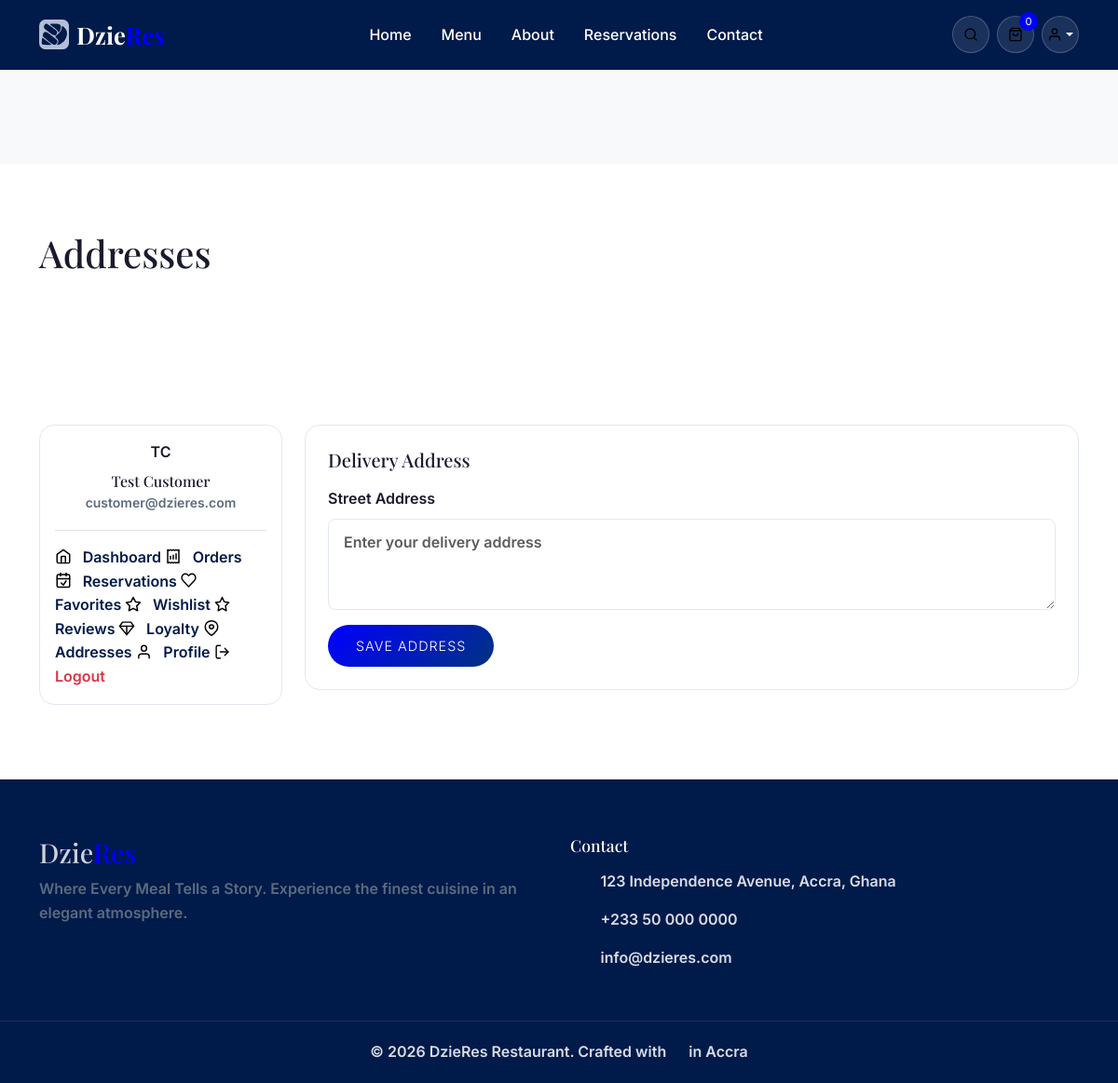
/account/addresses (signed in), run on the app's committed database.
### tables this page shows
CREATE TABLE users (
    id INTEGER PRIMARY KEY AUTOINCREMENT,
    role_id INTEGER NOT NULL DEFAULT 3,
    firstname VARCHAR(50) NOT NULL,
    lastname VARCHAR(50) NOT NULL,
    email VARCHAR(100) NOT NULL UNIQUE,
    phone VARCHAR(20),
    password VARCHAR(255) NOT NULL,
    avatar VARCHAR(255),
    address TEXT,
    city VARCHAR(100),
    state VARCHAR(100),
    zip VARCHAR(20),
    country VARCHAR(100) DEFAULT 'Ghana',
    email_verified_at DATETIME,
    verification_token VARCHAR(100),
    remember_token VARCHAR(100),
    reset_token VARCHAR(100),
    reset_token_expires DATETIME,
    status TEXT DEFAULT 'active',
    last_login DATETIME,
    ip_address VARCHAR(45),
    created_at DATETIME DEFAULT CURRENT_TIMESTAMP,
    updated_at DATETIME DEFAULT CURRENT_TIMESTAMP,
    FOREIGN KEY (role_id) REFERENCES roles(id)
);

### Controllers/BaseController.php (called while the page is built, shortened)
<?php
abstract class BaseController
{
    protected function view(string $view, array $data = []): void
    {
        \view($view, $data);
    }
    protected function renderWithLayout(string $view, array $data = [], string $layout = 'main'): void
    {
        $data['contentView'] = $view;
        $this->view("layouts/{$layout}", $data);
    }
}

### Controllers/AccountController.php (called while the page is built, shortened)
<?php
class AccountController extends BaseController
{
    public function addresses(): void
    {
        $this->renderWithLayout('account/addresses', [
            'user' => \auth(),
            'metaTitle' => 'Addresses - DzieRes',
        ]);
    }
}

### index.php (called while the page is built, shortened)
<?php
spl_autoload_register(function ($class) {
    $map = [
        'Config\\'      => 'config/',
        'Controllers\\' => 'Controllers/',
        'Models\\'      => 'Models/',
        'Middleware\\'  => 'middleware/',
        'Api\\'         => 'api/',
    ];
    $baseDir = __DIR__ . '/';
    foreach ($map as $prefix => $dir) {
        $len = strlen($prefix);
        if (strncmp($prefix, $class, $len) === 0) {
            $relativeClass = substr($class, $len);
            $file = $baseDir . $dir . str_replace('\\', '/', $relativeClass) . '.php';
            if (file_exists($file)) {
                return;
            }
        }
    }
});
require_once __DIR__ . '/helpers/functions.php';
require_once __DIR__ . '/Router.php';
$router = new Router();
$router->get('/', 'HomeController@index');
$router->get('/home', 'HomeController@index');
$router->get('/about', 'PageController@about');
$router->get('/our-story', 'PageController@ourStory');
$router->get('/our-chef', 'PageController@ourChef');
$router->get('/menu', 'MenuController@index');
$router->get('/menu/category/{slug}', 'MenuController@category');
$router->get('/menu/{slug}', 'MenuController@show');
$router->get('/api/menu/search', 'MenuController@search');
$router->get('/api/menu/filter', 'MenuController@filter');
$router->get('/cart', 'CartController@index');
$router->post('/cart/add', 'CartController@add');
$router->post('/cart/update', 'CartController@update');
$router->post('/cart/remove', 'CartController@remove');
$router->post('/cart/apply-coupon', 'CartController@applyCoupon');
$router->get('/api/cart/count', 'CartController@getCount');
$router->get('/checkout', 'OrderController@checkout');
$router->post('/checkout/place', 'OrderController@placeOrder');
$router->get('/order/confirmation/{id}', 'OrderController@confirmation');
$router->get('/order/track/{number}', 'OrderController@track');
$router->get('/reservations', 'ReservationController@index');
$router->post('/reservations/book', 'ReservationController@book');
$router->get('/reservations/confirm/{number}', 'ReservationController@confirm');
$router->get('/api/tables/available', 'ReservationController@availableTables');
$router->get('/api/tables/dinein', 'ReservationController@availableForDineIn');
$router->get('/gallery', 'GalleryController@index');
$router->get('/testimonials', 'TestimonialController@index');
$router->post('/testimonials/submit', 'TestimonialController@submit');
$router->get('/events', 'EventController@index');
$router->get('/events/{slug}', 'EventController@show');
$router->post('/events/book', 'EventController@book');
$router->get('/blog', 'BlogController@index');
$router->get('/blog/{slug}', 'BlogController@show');
$router->get('/blog/category/{slug}', 'BlogController@category');
$router->get('/careers', 'CareerController@index');
$router->get('/careers/{slug}', 'CareerController@show');
$router->post('/careers/apply', 'CareerController@apply');
$router->get('/contact', 'ContactController@index');
$router->post('/contact/send', 'ContactController@send');
$router->post('/newsletter/subscribe', 'ContactController@subscribe');
$router->get('/faqs', 'PageController@faqs');
$router->get('/privacy-policy', 'PageController@privacy');
$router->get('/terms', 'PageController@terms');
$router->get('/login', 'AuthController@login');
$router->post('/login', 'AuthController@authenticate');
$router->get('/register', 'AuthController@register');
$router->post('/register', 'AuthController@store');
$router->get('/logout', 'AuthController@logout');
$router->get('/forgot-password', 'AuthController@forgotPassword');
$router->post('/forgot-password', 'AuthController@sendResetLink');
$router->get('/reset-password/{token}', 'AuthController@resetPassword');
$router->post('/reset-password', 'AuthController@updatePassword');
$router->group('/account', function($router) {
    $router->get('', 'AccountController@dashboard');
    $router->get('/profile', 'AccountController@profile');
    $router->post('/profile/update', 'AccountController@updateProfile');
    $router->get('/orders', 'AccountController@orders');
    $router->get('/orders/{id}', 'AccountController@orderDetail');
    $router->get('/reservations', 'AccountController@reservations');
    $router->get('/favorites', 'AccountController@favorites');
    $router->post('/favorites/toggle', 'AccountController@toggleFavorite');
    $router->get('/reviews', 'AccountController@reviews');
    $router->post('/reviews/submit', 'AccountController@submitReview');
    $router->get('/wishlist', 'AccountController@wishlist');
    $router->get('/loyalty', 'AccountController@loyalty');
    $router->get('/addresses', 'AccountController@addresses');
    $router->post('/addresses/save', 'AccountController@saveAddress');
}, ['requireAuth']);
$router->get('/api/foods/popular', 'Api\FoodController@popular');
$router->get('/api/foods/featured', 'Api\FoodController@featured');
$router->get('/api/foods/todays-special', 'Api\FoodController@todaysSpecial');
$router->get('/api/foods/chef-recommendations', 'Api\FoodController@chefRecommendations');
$router->get('/api/categories', 'Api\CategoryController@index');
$router->get('/api/testimonials', 'Api\TestimonialController@index');
$router->get('/api/gallery', 'Api\GalleryController@index');
$router->get('/api/events/upcoming', 'Api\EventController@upcoming');
$router->get('/api/blog/latest', 'Api\BlogController@latest');
$router->get('/api/search', 'Api\SearchController@index');
$router->setNotFound('PageController@notFound');
$router->dispatch();

### config/Database.php (called while the page is built, shortened)
<?php
class Database
{
    private static $instance = null;
    private $connection;
    private $config;
    private function __construct()
    {
        $this->config = require __DIR__ . '/database.php';
    }
    public static function getInstance()
    {
        if (self::$instance === null) {
            self::$instance = new self();
        }
        return self::$instance;
    }
    private function connect(): void
    {
        try {
            $dbPath = $this->resolveWritableDbPath($this->config['database']);
            $this->connection = new PDO(
                "sqlite:{$dbPath}",
                null,
                null,
                $this->config['options']
            );
            try {
                $this->connection->exec('PRAGMA journal_mode = WAL');
            } catch (\Throwable $e) {
            }
            try {
                $this->connection->exec('PRAGMA foreign_keys = ON');
                $this->connection->exec('PRAGMA cache_size = -16000');
            } catch (\Throwable $e) {
            }
        } catch (PDOException $e) {
            throw new \RuntimeException("Database connection failed: " . $e->getMessage());
        }
    }
    private function resolveWritableDbPath(string $dbPath): string
    {
        $dbDir = dirname($dbPath);
        return $dbPath;
    }
    public function query(string $sql, array $params = []): \PDOStatement
    {
        $stmt = $this->connection->prepare($sql);
        $stmt->execute($params);
        return $stmt;
    }
    public function fetch(string $sql, array $params = [])
    {
        $result = $this->query($sql, $params);
        $row = $result->fetch();
        return $row ?: null;
    }
}

### config/database.php (called while the page is built)
<?php
$dbFile = getenv('DZ_DB_PATH')
    ?: (__DIR__ . '/../database/restaurant.db');
return [
    'driver' => 'sqlite',
    'database' => $dbFile,
    'schema' => __DIR__ . '/../database/schema.sql',
    'seeder' => __DIR__ . '/../database/seeder.php',
    'options' => [
        PDO::ATTR_ERRMODE => PDO::ERRMODE_EXCEPTION,
        PDO::ATTR_DEFAULT_FETCH_MODE => PDO::FETCH_OBJ,
        PDO::ATTR_EMULATE_PREPARES => false,
        PDO::ATTR_STRINGIFY_FETCHES => false,
    ]
];

### config/app.php (called while the page is built)
<?php
return [
    'name' => 'DzieRes Restaurant',
    'version' => '1.0.0',
    'debug' => true,
    'url' => 'http://localhost/restaurant',
    'timezone' => 'Africa/Accra',
    'locale' => 'en',
    'charset' => 'UTF-8',
    'session' => [
        'lifetime' => 7200,
        'name' => 'DRES_SESSION',
        'secure' => false,
        'httponly' => true,
        'samesite' => 'Lax',
    ],
    'security' => [
        'hash_cost' => 12,
        'csrf_expiry' => 3600,
        'rate_limit' => 60,
        'max_login_attempts' => 5,
        'lockout_time' => 900,
    ],
    'pagination' => [
        'per_page' => 12,
        'admin_per_page' => 20,
    ],
    'upload' => [
        'max_size' => 5242880,
        'allowed_types' => ['jpg', 'jpeg', 'png', 'gif', 'webp', 'svg'],
        'path' => __DIR__ . '/../uploads',
    ],
    'tax' => [
        'rate' => 12.5,
        'name' => 'VAT',
    ],
    'currency' => [
        'symbol' => '₵',
        'code' => 'GHS',
        'name' => 'Ghana Cedi',
    ],
    'delivery' => [
        'fee' => 15.00,
        'free_above' => 100.00,
        'radius_km' => 20,
    ],
    'service_charge' => 5.00,
    'loyalty' => [
        'points_per_ghs' => 10,
        'ghs_per_point' => 0.10,
        'welcome_points' => 100,
    ],
    'email' => [
        'from' => 'noreply@dzieres.com',
        'name' => 'DzieRes Restaurant',
    ],
    'restaurant' => [
        'name' => 'DzieRes',
        'tagline' => 'Where Every Meal Tells a Story',
        'phone' => '+233 50 000 0000',
        'email' => 'info@dzieres.com',
        'address' => '123 Independence Avenue, Accra, Ghana',
        'opening_hours' => 'Mon-Sun: 7:00 AM - 11:00 PM',
    ],
];

### views/account/addresses.php (the view, shortened to what this page needs)
<section class="page-hero" style="min-height:auto;padding:70px 0;"><div class="container"><h1 class="page-title">Addresses</h1></div></section>
<section class="section-padding">
    <div class="container">
        <div class="row g-4">
            <div class="col-lg-3"><?php \partial('account-sidebar', ['user' => $user]); ?></div>
            <div class="col-lg-9">
                <div class="glass-card p-4">
                    <h5 class="mb-3">Delivery Address</h5>
                    <form method="POST" action="<?= \baseUrl('account/addresses/save') ?>">
                        <div class="mb-3">
                            <label class="form-label">Street Address</label>
                            <textarea name="address" class="form-control" rows="3" placeholder="Enter your delivery address"><?= \escape($user->address ?? '') ?></textarea>
                        </div>
                        <button class="btn btn-gold">Save Address</button>
                    </form>
                </div>
            </div>
        </div>
    </div>
</section>

### Router.php (shortened to what this page needs)
<?php
class Router
{
    private $routes = [];
    private $middleware = [];
    private $prefix = '';
    private function addRoute(string $methods, string $path, $handler, array $middleware): void
    {
        $path = $this->prefix . $path;
        $methods = explode('|', $methods);
        foreach ($methods as $method) {
            $this->routes[] = [
                'method' => strtoupper(trim($method)),
                'path' => $path,
                'handler' => $handler,
                'middleware' => array_merge($this->middleware, $middleware),
                'pattern' => $this->pathToRegex($path),
            ];
        }
    }
    public function group(string $prefix, callable $callback, array $middleware = []): void
    {
        $previousPrefix = $this->prefix;
        $previousMiddleware = $this->middleware;
        $this->prefix = $previousPrefix . $prefix;
        $this->middleware = array_merge($previousMiddleware, $middleware);
        $this->prefix = $previousPrefix;
        $this->middleware = $previousMiddleware;
    }
    public function dispatch(): void
    {
        $method = $_SERVER['REQUEST_METHOD'];
        $uri = parse_url($_SERVER['REQUEST_URI'], PHP_URL_PATH);
        $basePath = dirname($_SERVER['SCRIPT_NAME']);
        if ($basePath !== '/' && strpos($uri, $basePath) === 0) {
            $uri = substr($uri, strlen($basePath));
        }
        $uri = '/' . trim($uri, '/');
        foreach ($this->routes as $route) {
            if ($route['method'] !== $method) {
                continue;
            }
            if (preg_match($route['pattern'], $uri, $matches)) {
                $params = array_filter($matches, function($key) {
                    return !is_numeric($key);
                }, ARRAY_FILTER_USE_KEY);
                $this->executeHandler($route['handler'], $params);
                return;
            }
        }
    }
    private function pathToRegex(string $path): string
    {
        $pattern = preg_replace('/\{([a-zA-Z_]+)\}/', '(?P<$1>[^/]+)', $path);
        $pattern = str_replace('/', '\/', $pattern);
        return '/^' . $pattern . '$/';
    }
    private function executeHandler($handler, array $params): void
    {
        if (is_callable($handler)) {
            call_user_func_array($handler, $params);
        } elseif (is_string($handler)) {
            if (strpos($handler, '@') !== false) {
                [$controller, $method] = explode('@', $handler);
                $instance = new $controller();
                call_user_func_array([$instance, $method], $params);
            } else {
                view($handler, $params);
            }
        }
    }
}

### views/partials/account-sidebar.php
<?php
$current = $_SERVER['REQUEST_URI'] ?? '';
$links = [
    'account' => ['label' => 'Dashboard', 'icon' => 'home'],
    'account/orders' => ['label' => 'Orders', 'icon' => 'receipt'],
    'account/reservations' => ['label' => 'Reservations', 'icon' => 'calendar-check'],
    'account/favorites' => ['label' => 'Favorites', 'icon' => 'heart'],
    'account/wishlist' => ['label' => 'Wishlist', 'icon' => 'star'],
    'account/reviews' => ['label' => 'Reviews', 'icon' => 'star'],
    'account/loyalty' => ['label' => 'Loyalty', 'icon' => 'gem'],
    'account/addresses' => ['label' => 'Addresses', 'icon' => 'map-marker'],
    'account/profile' => ['label' => 'Profile', 'icon' => 'user'],
];
?>
<div class="account-sidebar glass-card p-3">
    <div class="account-user text-center mb-3 pb-3 border-bottom">
        <div class="account-avatar mx-auto"><?= strtoupper(substr($user->firstname ?? 'U', 0, 1) . substr($user->lastname ?? '', 0, 1)) ?></div>
        <h6 class="mb-0 mt-2"><?= \escape(($user->firstname ?? '') . ' ' . ($user->lastname ?? '')) ?></h6>
        <small class="text-muted"><?= \escape($user->email ?? '') ?></small>
    </div>
    <nav class="account-nav">
        <?php foreach ($links as $url => $l): ?>
            <a href="<?= \baseUrl($url) ?>" class="account-nav-link <?= strpos($current, '/' . ltrim($url, '/')) !== false ? 'active' : '' ?>">
                <?= \icon($l['icon'], ['style' => 'width:1.1em;height:1.1em;margin-right:0.5rem;vertical-align:-0.15em;']) ?> <?= $l['label'] ?>
            </a>
        <?php endforeach; ?>
        <a href="<?= \baseUrl('logout') ?>" class="account-nav-link text-danger"><?= \icon('sign-out', ['style' => 'width:1.1em;height:1.1em;margin-right:0.5rem;vertical-align:-0.15em;']) ?> Logout</a>
    </nav>
</div>

### data on the page
users: firstname+lastname "TC", firstname+lastname "Test Customer", email "customer@dzieres.com"

### other printed values
$l['label'] "Dashboard"
$l['label'] "Orders"
$l['label'] "Reservations"
$l['label'] "Favorites"
$l['label'] "Wishlist"
$l['label'] "Reviews"
$l['label'] "Loyalty"
$l['label'] "Addresses"
$l['label'] "Profile"
